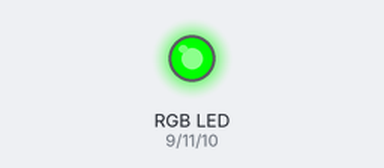
Bench run of a sketch on a simulated Arduino Uno, built with avr-gcc and run on an emulated ATmega328P. On the bench: an RGB LED mixed from three pins (HIGH = lit).

Above: at 1.0 s.
At 4.0 s:
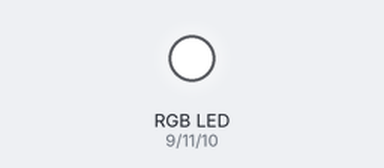
Timing chart, 0 to 6.9 s (numbered marks = the images above):
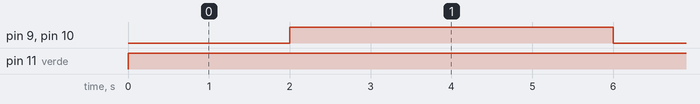

The sketch:

RGB.ino
```cpp
int rojo = 9;
int azul = 10;
int verde = 11;

void setup() {
  // put your setup code here, to run once:

  pinMode(rojo, OUTPUT);
  pinMode(azul, OUTPUT);
  pinMode(verde, OUTPUT);

}

void loop() {
  // put your main code here, to run repeatedly:

  digitalWrite(azul, 0);
  digitalWrite(verde, 255);
  digitalWrite(rojo, 0);
  delay(2000);

   digitalWrite(azul, 255);
  digitalWrite(verde, 255);
  digitalWrite(rojo, 255);
  delay(2000);

   digitalWrite(azul, 255);
  digitalWrite(verde, 255);
  digitalWrite(rojo, 255);
  delay(2000);


}
```

Measured:
- by itself, pin 9 (rojo), pin 10 (azul): alternates HIGH for 4.0 s and LOW for 2.0 s
- by itself, pin 11 (verde): LOW → HIGH at 0.00 s
